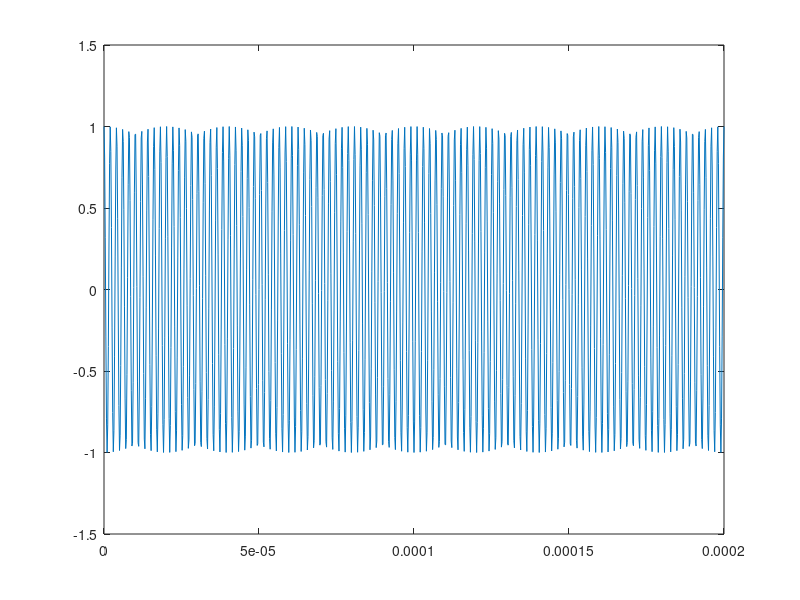

MATLAB code for this plot:
% Apoorv Singh 2019151
% PCS Assignment-3 Problem-2 Part1

fm = 5000; %fm = 5kHz
fc = 500000; %fc = 500kHz
t = 0:1/5000000:100*(1/fc); %Defining the x-axis
v_LSB_t = cos(2*pi*fm*t).*cos(2*pi*fc*t) + sin(2*pi*fm*t).*sin(2*pi*fc*t);
plot(t, v_LSB_t)
ylim([-1.5 1.5]); %Defining the limits on the y-axis
